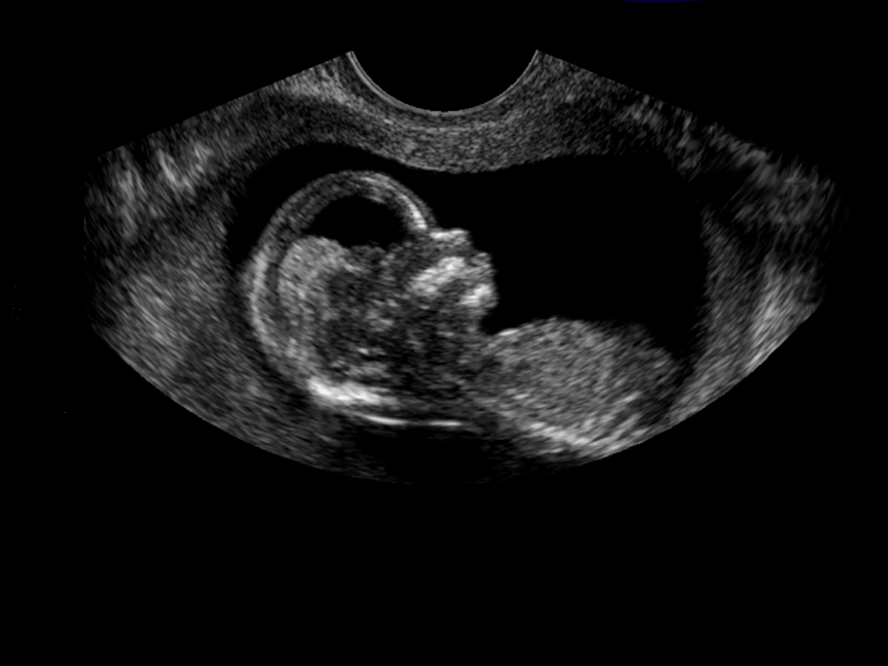
#> input picture Fig0120(a)(ultrasound-fetus1).tif, 888 x 666 px, found by its file name
$ python q4.py
#> lines starting #> are read from the running program, lines starting #| are printed output that depends on the picture
#> further down, imageFetus is the input picture: shape (666, 888, 3); mean B, G, R 17, 17, 17
import cv2
import numpy as np
from matplotlib import pyplot as plt

def binarization(source,threshold):
#> called with threshold = 35
    plt.title("Image Histogram")
    plt.xlabel('Piksel Değeri')
    plt.ylabel('Frekans')
    plt.plot(cv2.calcHist([source], [0], None, [256], [0, 256]))
    plt.xlim([0, 256])
    plt.show()
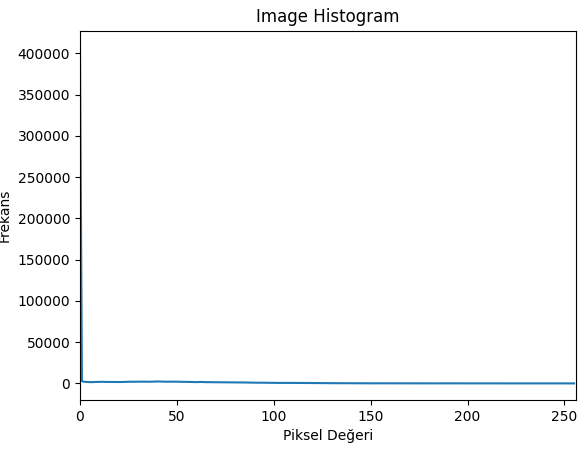
#> figure drawn by matplotlib, 1 panel; curve peaks at x = 0, y = 407296

    _, binaryImage = cv2.threshold(source, threshold, 255, cv2.THRESH_BINARY)
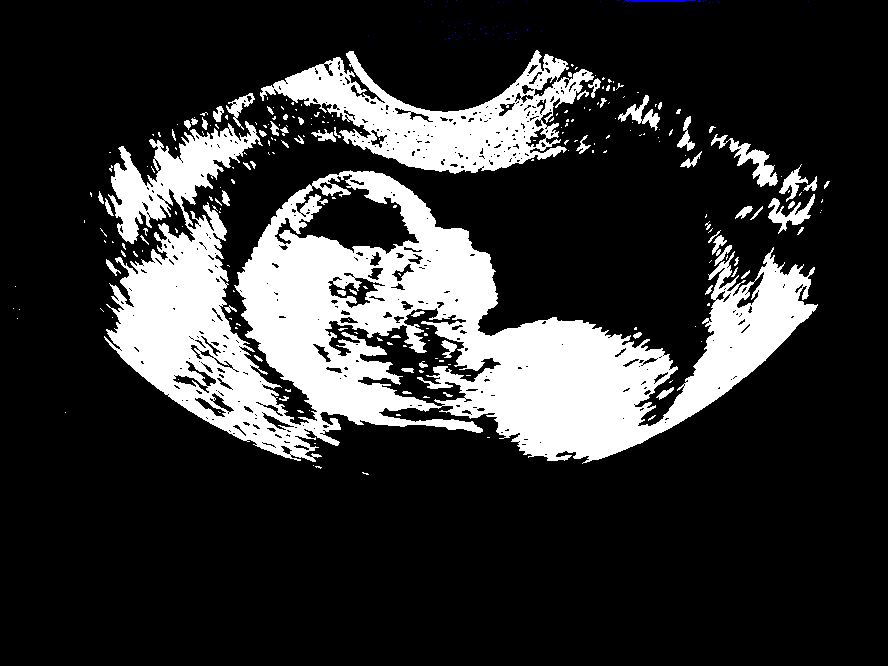
#> binaryImage: shape (666, 888, 3); mean B, G, R 51.1, 51, 51

    return binaryImage

def erosionAndDilation():
    binaryImage = binarization(imageFetus,35)
    kernel = np.ones((3,3), np.uint8)
    erosionImage = cv2.erode(binaryImage, kernel)
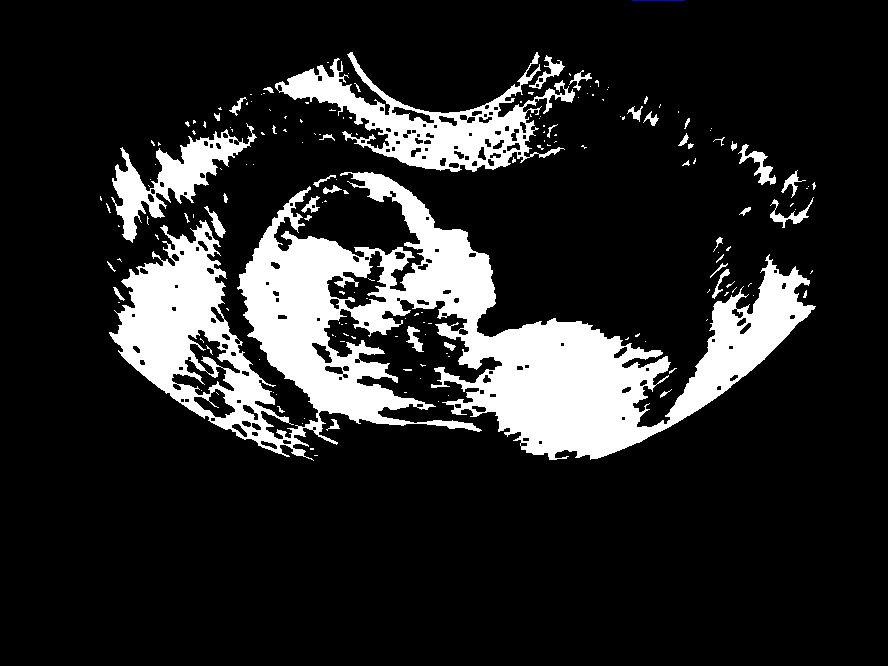
#> erosionImage: shape (666, 888, 3); mean B, G, R 39.8, 39.8, 39.8
    dilationImage = cv2.dilate(binaryImage,kernel)
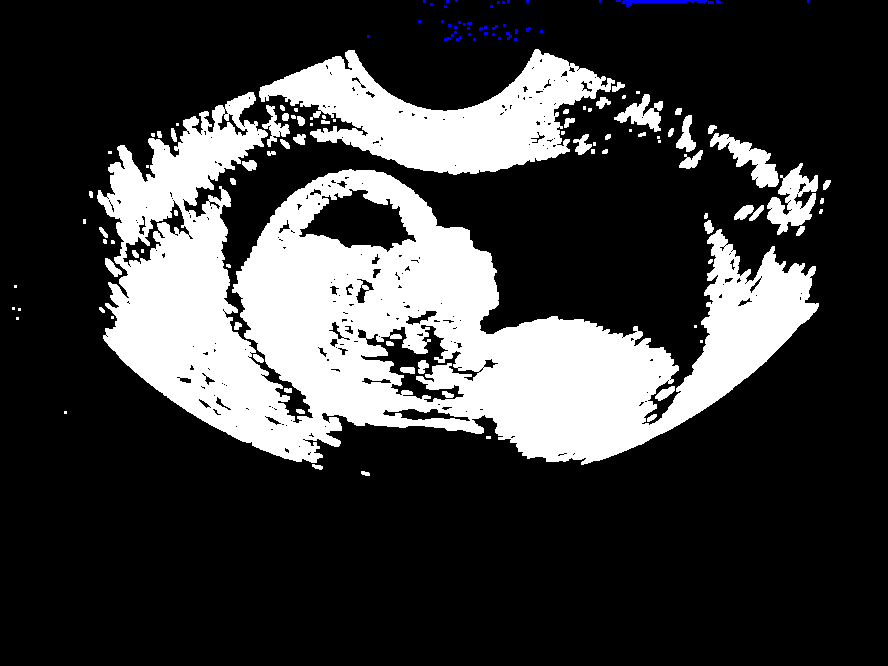
#> dilationImage: shape (666, 888, 3); mean B, G, R 61.7, 61.3, 61.3

    cv2.imshow("Binary Image with Erosion", erosionImage)
    cv2.imshow("Binary Image with Dilation", dilationImage)
    cv2.waitKey(0)

def openingAndClosing():
    binaryImage = binarization(imageFetus,20)
#> call 2 of binarization, with threshold = 20
#> in binarization (call 2), `_, binaryImage = cv2.threshold(source, threshold, 255, cv2.THRESH_BINA..`:
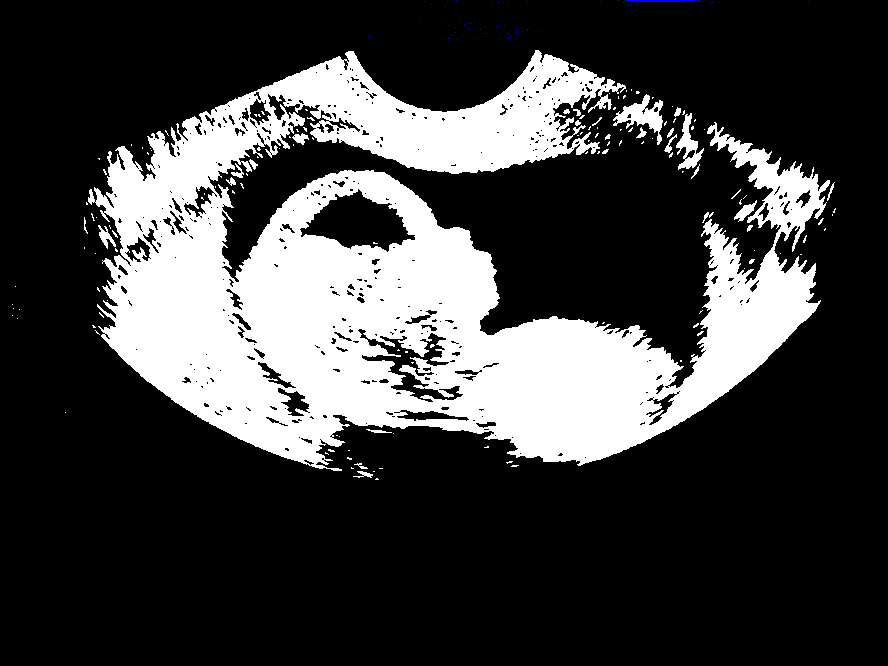
#> binaryImage: shape (666, 888, 3); mean B, G, R 63.9, 63.8, 63.8
    kernel = np.ones((3,3), np.uint8)
    openingImage = cv2.morphologyEx(binaryImage, cv2.MORPH_OPEN, kernel)
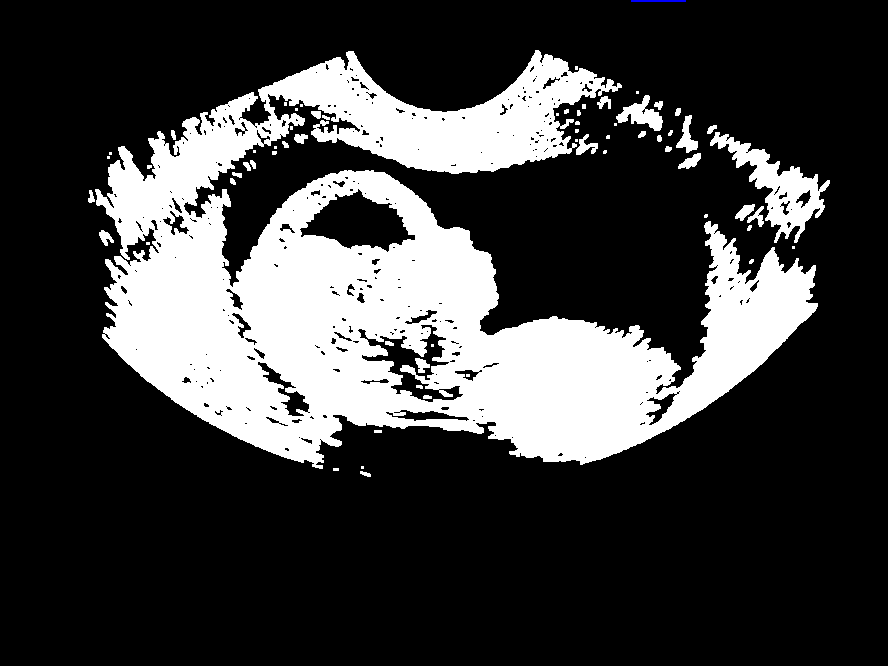
#> openingImage: shape (666, 888, 3); mean B, G, R 62.3, 62.2, 62.2
    closingImage = cv2.morphologyEx(binaryImage, cv2.MORPH_CLOSE,kernel)
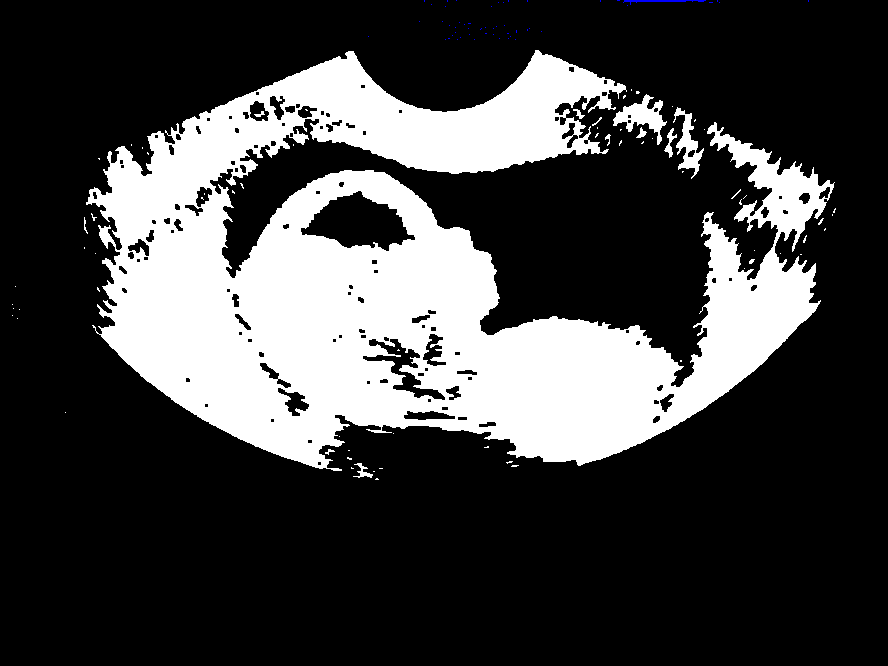
#> closingImage: shape (666, 888, 3); mean B, G, R 66.2, 66.1, 66.1

    cv2.imshow("Binary Image with Opening", openingImage)
    cv2.imshow("Binary Image with Closing",closingImage)
    cv2.waitKey(0)

#imageHead = cv2.imread("/Users/meyavuz/Desktop/goruntu isleme/Fig0359(a)(headCT_Vandy).tif")
#imageChest = cv2.imread("/Users/meyavuz/Desktop/goruntu isleme/Fig0107(a)(chest-xray-vandy).tif")
imageFetus = cv2.imread("/Users/meyavuz/Desktop/goruntu isleme/Fig0120(a)(ultrasound-fetus1).tif")
#imageBreast = cv2.imread("/Users/meyavuz/Desktop/goruntu isleme/Fig0304(a)(breast_digital_Xray).tif")

erosionAndDilation()
openingAndClosing()
